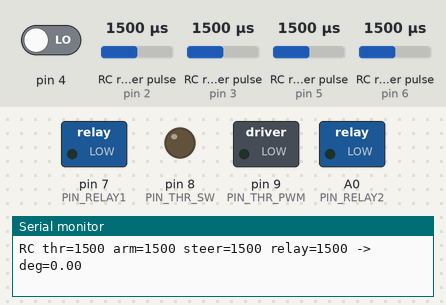
Recording of a program running on a simulated Arduino Nano, built with avr-gcc and run on an emulated ATmega328P. Parts: switched loads named in the program (green lamp = pin HIGH), output pins drawn as LEDs (lit = HIGH), the last lines printed to the serial monitor. Wiring (inferred from the names in the program): 4 × RC receiver channel: data pin 2 / data pin 3 / data pin 5 / data pin 6. Inputs (shaded band) come from the test bench; at power-on: RC receiver pulse (sensors on pin 3, pin 2, pin 6, pin 5) 1500 µs, pin 4 LOW.

Above: at 1.5 s.
1.6 s: RC receiver pulse (sensor on pin 3) set to 1791 µs
4.6 s: RC receiver pulse (sensor on pin 3) set to 1817 µs
At 5.6 s:
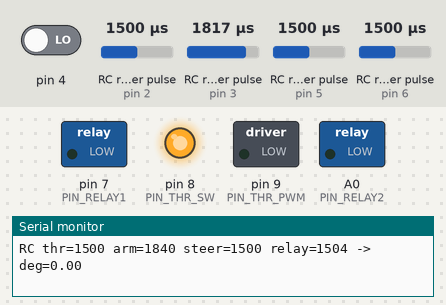
6.1 s: RC receiver pulse (sensor on pin 2) set to 1467 µs
9.1 s: RC receiver pulse (sensor on pin 6) set to 1465 µs
12.1 s: RC receiver pulse (sensor on pin 2) set to 1020 µs
At 13.5 s:
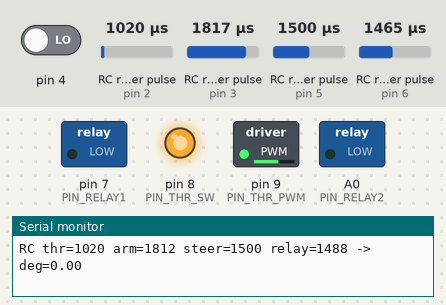
14.0 s: RC receiver pulse (sensor on pin 6) set to 1980 µs
At 15.2 s:
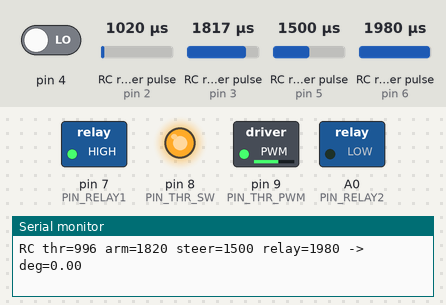
Timing chart, 0 to 16.5 s (numbered marks = the images above; inputs shaded):
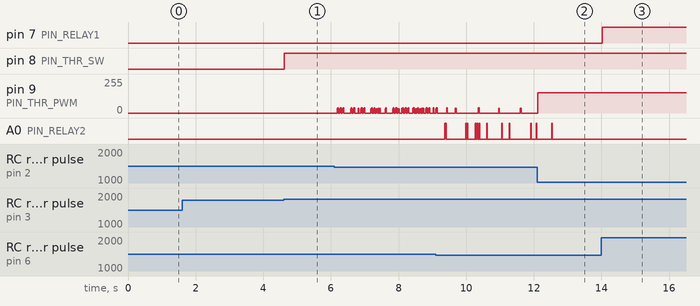

Measured:
- the behaviour switches between 1801 and 1802 µs on RC receiver pulse (sensor on pin 3) (found by bisection; images 0 and 1)
- after the input at 4.6 s, pin 8 (PIN_THR_SW): LOW → HIGH at once
- after the input at 14.0 s, pin 7 (PIN_RELAY1): LOW → HIGH at once

The program:

main.cpp
```cpp
// --- NANO #2: CAN DRIVER (RC RECEIVER) + TRACTION CONTROL (PWM) ---
// Reconstructed from firmware binary + schematic Schematic_shield-can_2026-04-29
#include <Arduino.h>
#include <SPI.h>
#include <mcp_can.h>
#include <stdint.h>

// ================================================================
// 1. PIN DEFINITIONS  (verified against schematic)
// ================================================================

// RC INPUTS — all on Port D, read via PCINT2
#define PIN_RC_THR    2   // D2 — Throttle RC channel
#define PIN_RC_ARM    3   // D3 — Arm switch RC channel
#define PIN_RC_STEER  5   // D5 — Steering RC channel
#define PIN_RC_DIR    6   // D6 — Direction RC channel (fwd/rev)

// CAN BUS
#define CAN_CS        10  // D10
#define CAN_INT       4   // D4

// RELAY OUTPUTS
#define PIN_RELAY1    7   // D7  — Direction relay 1 (forward)
#define PIN_THR_SW    8   // D8  — Throttle switch relay (main enable)
#define PIN_RELAY2    A0  // A0  — Direction relay 2 (reverse)

// PWM OUTPUT
#define PIN_THR_PWM   9   // D9  — Throttle PWM → R1(1k)/C1(1u) → thr_out → P2

MCP_CAN CAN0(CAN_CS);

// ================================================================
// 2. CONSTANTS
// ================================================================

#define MOTOR_ID        1
#define CAN_ID_CMD      (0x06000000 + MOTOR_ID)
#define CAN_ID_FB       (0x05800000 + MOTOR_ID)
#define CAN_BAUD        CAN_250KBPS
#define MCP_CLOCK       MCP_8MHZ

#define POSITION_SCALE  39L
#define DEG_MIN         -540
#define DEG_MAX          540

static const uint16_t ARM_OFF_US     = 1200;
static const uint16_t ARM_ON_US      = 1800;
static const uint32_t FAILSAFE_US    = 250000; // 250ms
static const uint32_t HB_TIMEOUT_MS  = 2000;

// ================================================================
// 3. STATE
// ================================================================

volatile uint32_t rcRiseTime[8]   = {0};
volatile uint16_t rcPulse[8]      = {1500,1500,1100,1500,1500,1500,1500,1500};
//                                  [0]  [1]  [2]arm[3]  [4]  [5]str[6]dir[7]
volatile uint32_t rcLastMicros[8] = {0};
volatile uint8_t  prevPinD        = 0;

float    currentTargetAngle = 0.0f;
float    motorAngle         = 0.0f;
bool     motorEnabled       = false;
bool     armed              = false;
uint32_t lastHbMillis       = 0;

// Serial command override (injected by mini computer agent)
static char     cmdBuf[40]         = {0};
static uint8_t  cmdLen             = 0;
static uint16_t cmdThr             = 1500;
static uint16_t cmdDir             = 1500;
static uint16_t cmdSteer           = 1500;
static uint16_t cmdArm             = 1000;  // default: disarmed
static uint32_t cmdLastMs          = 0;
static const uint32_t CMD_TIMEOUT_MS = 500; // fall back to RC after 500ms silence

// ================================================================
// 4. PCINT2 ISR — all 4 RC channels simultaneously, no blocking
// ================================================================

ISR(PCINT2_vect) {
  uint32_t now  = micros();
  uint8_t  curD = PIND;
  uint8_t  chg  = prevPinD ^ curD;
  prevPinD      = curD;

  const uint8_t pins[] = {PIN_RC_THR, PIN_RC_ARM, PIN_RC_STEER, PIN_RC_DIR};
  for (uint8_t i = 0; i < 4; i++) {
    uint8_t p    = pins[i];
    uint8_t mask = (1 << p);
    if (!(chg & mask)) continue;
    if (curD & mask) {
      rcRiseTime[p] = now;
    } else {
      uint32_t w = now - rcRiseTime[p];
      if (w >= 900 && w <= 2100) {
        rcPulse[p]      = (uint16_t)w;
        rcLastMicros[p] = now;
      }
    }
  }
}

// ================================================================
// 5. TIMER1 PWM — 1 kHz on pin 9 (OC1A)
// ================================================================

void setupPwm1kHz() {
  pinMode(PIN_THR_PWM, OUTPUT);
  TCCR1A = (1<<WGM11) | (1<<COM1A1);
  TCCR1B = (1<<WGM12) | (1<<WGM13) | (1<<CS11);
  ICR1   = 1999;
  OCR1A  = 0;
}

static inline void setDutyPercent(uint8_t d) {
  OCR1A = (uint16_t)((uint32_t)ICR1 * constrain(d, 0, 100) / 100);
}

// ================================================================
// 6. CAN HELPERS
// ================================================================

void sendCAN(uint32_t id, uint8_t data[8]) {
  CAN0.sendMsgBuf(id, 1, 8, data);
}

void sendEnable() {
  uint8_t en[8]  = {0x23,0x0D,0x20,0x01,0,0,0,0};
  uint8_t pos[8] = {0x03,0x0D,0x20,0x31,0,0,0,0};
  sendCAN(CAN_ID_CMD, en);  delay(2);
  sendCAN(CAN_ID_CMD, pos);
}

void sendDisable() {
  uint8_t dis[8] = {0x23,0x0C,0x20,0x01,0,0,0,0};
  sendCAN(CAN_ID_CMD, dis);
}

void sendPosition(float deg) {
  deg = constrain(deg, DEG_MIN, DEG_MAX);
  long pos = (long)(-deg * POSITION_SCALE / 360.0f);
  uint8_t f[8] = {0x23,0x02,0x20,0x01,
    (uint8_t)(pos),(uint8_t)(pos>>8),(uint8_t)(pos>>16),(uint8_t)(pos>>24)};
  sendCAN(CAN_ID_CMD, f);
}

void readFeedback() {
  unsigned long id; byte len = 0; byte buf[8];
  if (CAN0.checkReceive() != CAN_MSGAVAIL) return;
  CAN0.readMsgBuf(&id, &len, buf);
  if (id == CAN_ID_FB && len >= 8) {
    long posInt = ((long)buf[7]<<24)|((long)buf[6]<<16)|((long)buf[5]<<8)|buf[4];
    motorAngle  = -posInt * 360.0f / POSITION_SCALE;
    lastHbMillis = millis();
  }
}

// ================================================================
// 7. SERIAL COMMAND PARSER
//    Single-char keys  (keyboard testing, no Enter needed):
//      e/E  ARM          q/Q  DISARM+reset
//      w/W  fwd+throttle↑    s/S  rev+throttle↑
//      a/A  steer left        d/D  steer right
//      SPC  stop (thr+dir neutral)   x/X  center steer
//    CMD: line protocol (MQTT agent):
//      CMD:<thr>,<dir>,<steer>,<arm>\n  →  ACK\n
// ================================================================

void parseSerialCmd() {
  while (Serial.available()) {
    char c = (char)Serial.read();

    // Single-char keyboard commands — processed immediately, no Enter needed
    switch (c) {
      case 'e': case 'E':
        cmdArm    = 2000;
        cmdLastMs = millis();
        continue;
      case 'q': case 'Q':
        cmdArm = 1000; cmdThr = 1500; cmdDir = 1500; cmdSteer = 1500;
        cmdLastMs = millis();
        continue;
      case 'w': case 'W':
        if (cmdDir != 1600) cmdThr = 1500;        // reset speed on direction change
        cmdDir = 1600;
        cmdThr = min((uint16_t)1900, (uint16_t)(cmdThr + 40));
        cmdLastMs = millis();
        continue;
      case 's': case 'S':
        if (cmdDir != 1400) cmdThr = 1500;
        cmdDir = 1400;
        cmdThr = min((uint16_t)1900, (uint16_t)(cmdThr + 40));
        cmdLastMs = millis();
        continue;
      case 'a': case 'A':
        cmdSteer  = max((uint16_t)1100, (uint16_t)(cmdSteer - 60));
        cmdLastMs = millis();
        continue;
      case 'd': case 'D':
        cmdSteer  = min((uint16_t)1900, (uint16_t)(cmdSteer + 60));
        cmdLastMs = millis();
        continue;
      case ' ':
        cmdThr = 1500; cmdDir = 1500;
        cmdLastMs = millis();
        continue;
      case 'x': case 'X':
        cmdSteer  = 1500;
        cmdLastMs = millis();
        continue;
    }

    // CMD: line protocol for MQTT agent
    if (c == '\n' || c == '\r') {
      if (cmdLen > 0) {
        cmdBuf[cmdLen] = '\0';
        if (strncmp(cmdBuf, "CMD:", 4) == 0) {
          unsigned int t, d, s, a;
          if (sscanf(cmdBuf + 4, "%u,%u,%u,%u", &t, &d, &s, &a) == 4) {
            if (t >= 900 && t <= 2100 && d >= 900 && d <= 2100 &&
                s >= 900 && s <= 2100 && a >= 900 && a <= 2100) {
              cmdThr   = (uint16_t)t;
              cmdDir   = (uint16_t)d;
              cmdSteer = (uint16_t)s;
              cmdArm   = (uint16_t)a;
              cmdLastMs = millis();
              Serial.println("ACK");
            }
          }
        }
        cmdLen = 0;
      }
    } else if (cmdLen < 39) {
      cmdBuf[cmdLen++] = c;
    }
  }
}

// ================================================================
// 8. SETUP
// ================================================================

void setup() {
  Serial.begin(115200);

  pinMode(PIN_RC_THR,   INPUT);
  pinMode(PIN_RC_ARM,   INPUT);
  pinMode(PIN_RC_STEER, INPUT);
  pinMode(PIN_RC_DIR,   INPUT);

  pinMode(PIN_RELAY1,  OUTPUT); digitalWrite(PIN_RELAY1,  LOW);
  pinMode(PIN_THR_SW,  OUTPUT); digitalWrite(PIN_THR_SW,  LOW);
  pinMode(PIN_RELAY2,  OUTPUT); digitalWrite(PIN_RELAY2,  LOW);
  setupPwm1kHz();
  setDutyPercent(0);

  // Enable PCINT2 for D2, D3, D5, D6
  PCICR  |= (1 << PCIE2);
  PCMSK2 |= (1<<PCINT18)|(1<<PCINT19)|(1<<PCINT21)|(1<<PCINT22);
  prevPinD = PIND;

  if (CAN0.begin(MCP_ANY, CAN_BAUD, MCP_CLOCK) == CAN_OK)
    Serial.println("MCP2515 OK (250kbps, 8MHz)");
  else
    Serial.println("CAN init FAIL");
  CAN0.setMode(MCP_NORMAL);
  delay(200);

  // Motor init sequence
  uint8_t en[8]   = {0x23,0x0D,0x20,0x01,0,0,0,0};
  uint8_t spd[8]  = {0x03,0x0D,0x20,0x11,0,0,0,0};
  uint8_t spdv[8] = {0x23,0x00,0x20,0x01,100,0,0,0};
  uint8_t pos[8]  = {0x03,0x0D,0x20,0x31,0,0,0,0};
  sendCAN(CAN_ID_CMD, en);   delay(50);
  sendCAN(CAN_ID_CMD, spd);  delay(10);
  sendCAN(CAN_ID_CMD, spdv); delay(10);
  sendCAN(CAN_ID_CMD, pos);  delay(100);
  sendDisable();
  Serial.println("KEYA: DISABLE sent");

  lastHbMillis = millis();
}

// ================================================================
// 8. LOOP
// ================================================================

void loop() {
  // --- Atomic RC snapshot ---
  uint16_t thr, arm, steer, dir;
  uint32_t lastThr, lastDir, lastArm;
  noInterrupts();
  thr     = rcPulse[PIN_RC_THR];
  arm     = rcPulse[PIN_RC_ARM];
  steer   = rcPulse[PIN_RC_STEER];
  dir     = rcPulse[PIN_RC_DIR];
  lastThr = rcLastMicros[PIN_RC_THR];
  lastDir = rcLastMicros[PIN_RC_DIR];
  lastArm = rcLastMicros[PIN_RC_ARM];
  interrupts();

  uint32_t now   = micros();
  bool     armOk = (now - lastArm) <= FAILSAFE_US;
  bool     thrOk = (now - lastThr) <= FAILSAFE_US;
  bool     dirOk = (now - lastDir) <= FAILSAFE_US;

  // --- Serial override (mini computer takes priority over RC when active) ---
  parseSerialCmd();
  bool serialActive = (millis() - cmdLastMs) < CMD_TIMEOUT_MS;
  if (serialActive) {
    thr   = cmdThr;
    dir   = cmdDir;
    steer = cmdSteer;
    arm   = cmdArm;
    armOk = thrOk = dirOk = true;
  }

  // --- Arm logic ---
  bool newArmed = armed;
  if      (!armOk)          newArmed = false;
  else if (arm < ARM_OFF_US) newArmed = false;
  else if (arm > ARM_ON_US)  newArmed = true;

  if (newArmed && !armed) {
    sendEnable();
    motorEnabled = true;
    Serial.println("ARMED -> sent ABS_POS_MODE + ENABLE");
  } else if (!newArmed && armed) {
    sendDisable();
    motorEnabled = false;
    digitalWrite(PIN_THR_SW, LOW);
    digitalWrite(PIN_RELAY1,  LOW);
    digitalWrite(PIN_RELAY2,  LOW);
    setDutyPercent(0);
    Serial.println("DISARM -> sent DISABLE");
  }
  armed = newArmed;

  if (armed) {
    // --- Throttle switch relay: ON when armed ---
    digitalWrite(PIN_THR_SW, HIGH);

    // --- Direction: dir stick selects relay (forward / reverse) ---
    static const int32_t DIR_DEAD = 50;
    int32_t dir_rel = dirOk ? ((int32_t)dir - 1500) : 0;

    if (dir_rel > DIR_DEAD) {
      digitalWrite(PIN_RELAY1, HIGH);  // forward
      digitalWrite(PIN_RELAY2, LOW);
    } else if (dir_rel < -DIR_DEAD) {
      digitalWrite(PIN_RELAY1, LOW);
      digitalWrite(PIN_RELAY2, HIGH);  // reverse
    } else {
      digitalWrite(PIN_RELAY1, LOW);
      digitalWrite(PIN_RELAY2, LOW);   // neutral
    }

    // --- Speed: thr stick controls PWM magnitude (center-return, 1500=stop) ---
    static const int32_t THR_DEAD  = 50;
    static const int32_t THR_RANGE = 250;  // 1500+250=1750 = top of control range

    int32_t thr_rel = thrOk ? ((int32_t)thr - 1500) : 0;
    uint8_t duty = (abs(thr_rel) > THR_DEAD)
                   ? (uint8_t)constrain(abs(thr_rel) * 60 / THR_RANGE, 0, 60)
                   : 0;
    setDutyPercent(duty);

    // --- Steering CAN position ---
    uint32_t lastSteer;
    noInterrupts(); lastSteer = rcLastMicros[PIN_RC_STEER]; interrupts();
    bool steerValid = (steer > 900 && steer < 2100) && (serialActive || lastSteer > 0);
    if (steerValid) {
      if (abs((long)steer - 1500) < 30) steer = 1500;
      float angle = (float)((long)steer - 1500) * 1.35f;
      if (abs(angle - currentTargetAngle) >= 2.0f || angle == 0.0f)
        currentTargetAngle = angle;
    }
    static uint32_t lastCanSend = 0;
    if (millis() - lastCanSend > 20) {
      lastCanSend = millis();
      sendPosition(currentTargetAngle);
    }

  } else {
    // Disarmed: keep sending disable, all relays off
    static uint32_t lastDis = 0;
    if (millis() - lastDis > 100) { lastDis = millis(); sendDisable(); }
  }

  // --- CAN feedback + heartbeat ---
  readFeedback();
  static uint32_t lastWarn = 0;
  if (millis() - lastHbMillis > HB_TIMEOUT_MS && millis() - lastWarn > HB_TIMEOUT_MS) {
    lastWarn = millis();
    Serial.println("WARN: no heartbeat recently");
  }

  // --- Debug (500ms) ---
  static uint32_t lastDebug = 0;
  if (millis() - lastDebug > 500) {
    lastDebug = millis();
    Serial.print(serialActive ? "SER" : "RC");
    Serial.print(" thr=");  Serial.print(thr);
    Serial.print(" arm=");    Serial.print(arm);
    Serial.print(" steer=");  Serial.print(steer);
    Serial.print(" relay=");  Serial.print(dir);
    Serial.print(" -> deg="); Serial.println(currentTargetAngle, 2);
  }
}
```
